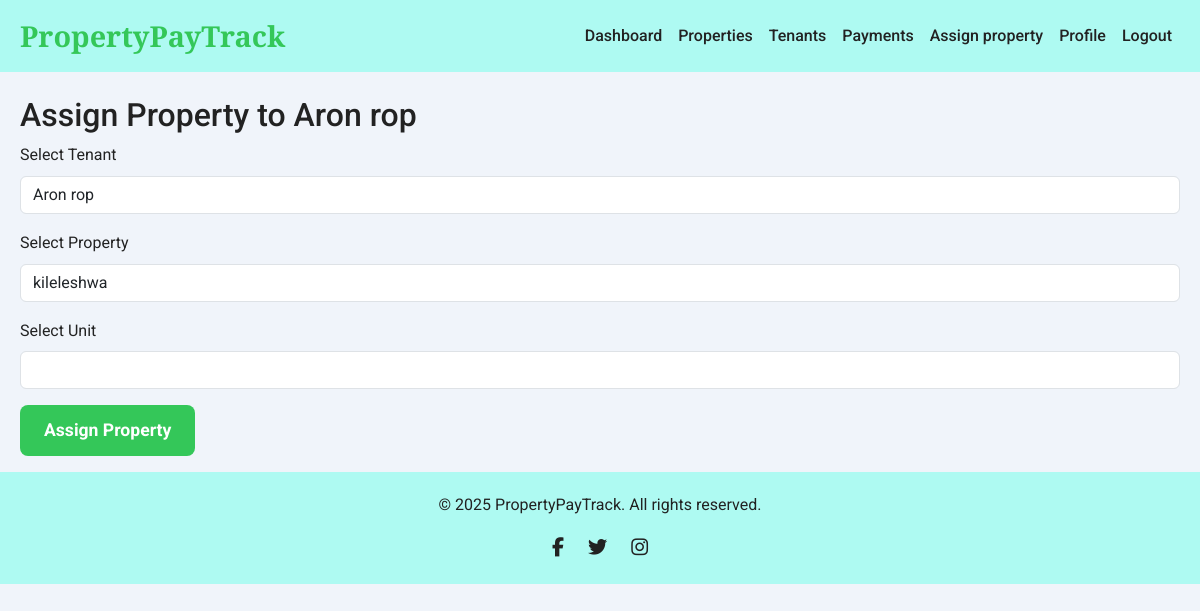
The app's page /assign-property/2 (signed in), older data.
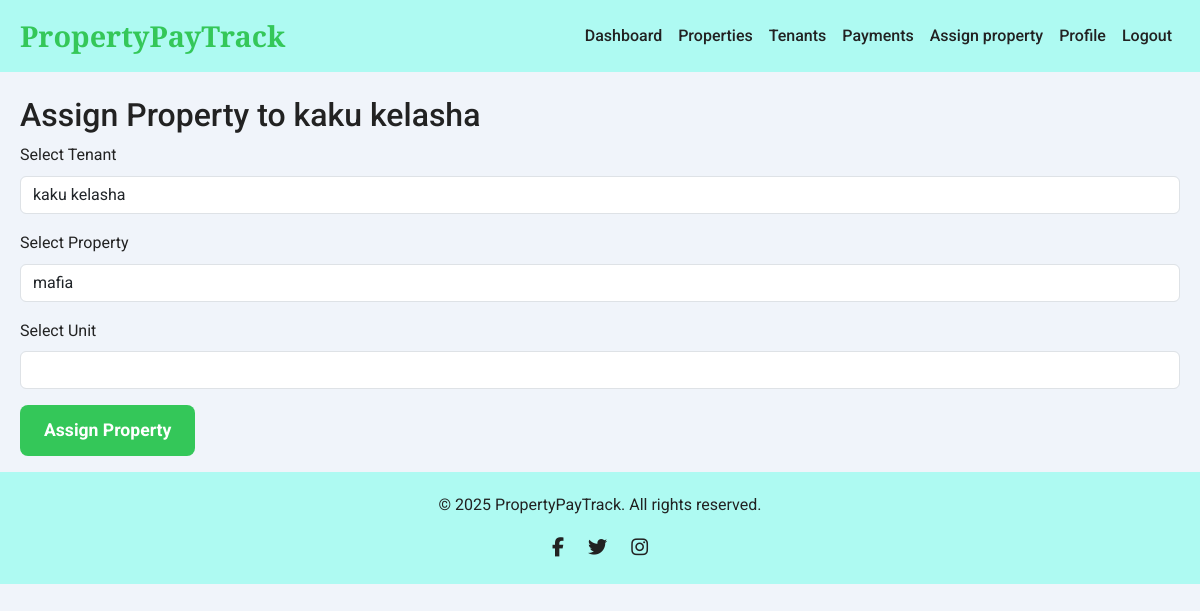
The same page, newer data.
### app/models.py (models this page shows, shortened)
class Tenant(db.Model):
    __tablename__ = 'tenant'
    id = db.Column(db.Integer, primary_key=True)
    user_id = db.Column(db.Integer, db.ForeignKey('user.id', ondelete='CASCADE'), unique=True, nullable=True, index=True)
    first_name = db.Column(db.String(100), nullable=False)
    last_name = db.Column(db.String(100), nullable=False)
    email = db.Column(db.String(120), nullable=True)
    phone_number = db.Column(db.String(20))
    property = db.relationship('Property', back_populates='tenants')
    rent_amount = db.Column(db.Numeric(10, 2), nullable=True, default=0.00)
    national_id = db.Column(db.String(50), nullable=True)
    status = db.Column(db.String(50), default='active')
    due_day_of_month = db.Column(db.Integer)
    grace_period_days = db.Column(db.Integer, default=5)
    lease_start_date = db.Column(db.Date)
    lease_end_date = db.Column(db.Date)
    property_id = db.Column(db.Integer, db.ForeignKey('property.id', ondelete='CASCADE'), nullable=True, index=True)
    unit_id = db.Column(db.Integer, db.ForeignKey('unit.id', ondelete='CASCADE'), nullable=True, index=True)
    unit = db.relationship('Unit', foreign_keys=[unit_id], backref='tenant', uselist=False)
    created_at = db.Column(db.DateTime, default=lambda: datetime.now(timezone.utc))
    updated_at = db.Column(db.DateTime, default=lambda: datetime.now(timezone.utc), onupdate=lambda: datetime.now(timezone.utc))
    payments = db.relationship('Payment', backref='tenant', lazy=True, cascade="all, delete-orphan")

### app/routes.py (the view, shortened to what this page needs)
@main.route('/assign-property', defaults={'tenant_id': None}, methods=['GET', 'POST'])
@main.route('/assign-property/<int:tenant_id>', methods=['GET', 'POST'])
@login_required
@roles_required('landlord')
def assign_property(tenant_id):
    try:
        if tenant_id:
            tenant = Tenant.query.get(tenant_id)
            if not tenant:
                flash(_l('Tenant not found.'), 'warning')
                return redirect(url_for('main.landlord_dashboard'))
        else:
            tenant = None
        properties = Property.query.filter_by(landlord_id=current_user.id).all()
        property_ids = [p.id for p in properties]
        units = Unit.query.filter(Unit.property_id.in_([p.id for p in properties]), Unit.status == 'vacant').all()
        form = AssignPropertyForm()
        form.property_id.choices = [(p.id, p.name) for p in properties]
        form.unit_id.choices = [(u.id, f"{u.unit_number} - {u.property.name}") for u in units]
        print("Vacant units:", [(u.id, u.unit_number, u.status) for u in units])
        form.tenant_id.choices = [(t.id, f"{t.first_name} {t.last_name}") for t in Tenant.query.all()]
        return render_template('assign_property.html', tenant=tenant, properties=properties, units=units, form=form)
    except Exception as e:
        logging.error("Assign property error:")
        logging.error(traceback.format_exc())
        flash(_l('An error occurred while loading the assignment page.'), 'danger')
        return redirect(url_for('main.landlord_dashboard'))

### app/forms.py
class AssignPropertyForm(FlaskForm):
    tenant_id = SelectField(
        _l('Select Tenant'),
        coerce=int,
        validators=[DataRequired()],
        render_kw={"class": "form-select"}
    )
    property_id = SelectField(
        _l('Select Property'),
        choices=[...],
        coerce=int,
        validators=[DataRequired()],
        render_kw={"class": "form-select"}
    )
    unit_id = IntegerField(
        _l('Select Unit'),
        validators=[DataRequired()],
        render_kw={"class": "form-select"}
    )
    submit = SubmitField(_l('Assign Property'), render_kw={"class": "btn btn-primary w-100"})

### app/models.py (called while the page is built)
    def has_role(self, role):
        return any(r.name == role for r in self.roles)

### app/templates/assign_property.html (shortened to what this page needs)
{% extends 'base.html' %}
{% block content %}
    <div class="form-card">
        {% if tenant %}
            <h2 class="form-header">Assign Property to {{ tenant.first_name }} {{ tenant.last_name }}</h2>
        {% else %}
            <h2 class="form-header">Assign Property to Tenant</h2>
        {% endif %}
        <form method="POST" action="{{ url_for('main.assign_property', tenant_id=tenant.id if tenant else None) }}">
            <div class="mb-3">
                {{ form.tenant_id.label(class="form-label") }}
                {{ form.tenant_id(class="form-control") }}
            </div>
            <div class="mb-3">
                {{ form.property_id.label(class="form-label") }}
                {{ form.property_id(class="form-control") }}
            </div>
            <div class="mb-3">
                {{ form.unit_id.label(class="form-label") }}
                {{ form.unit_id(class="form-control") }}
            </div>
            <div class="mb-3">
                {{ form.submit(class="btn btn-primary btn-submit") }}
            </div>
        </form>
    </div>
{% endblock %}

Row changes from the older to the newer data that the page shows:
changed Tenant: first_name "Aron" → "kaku"; last_name "rop" → "kelasha"
Text that changed along with them:
form field tenant_id: "Aron rop" → "kaku kelasha"
form field property_id: "kileleshwa" → "mafia"
